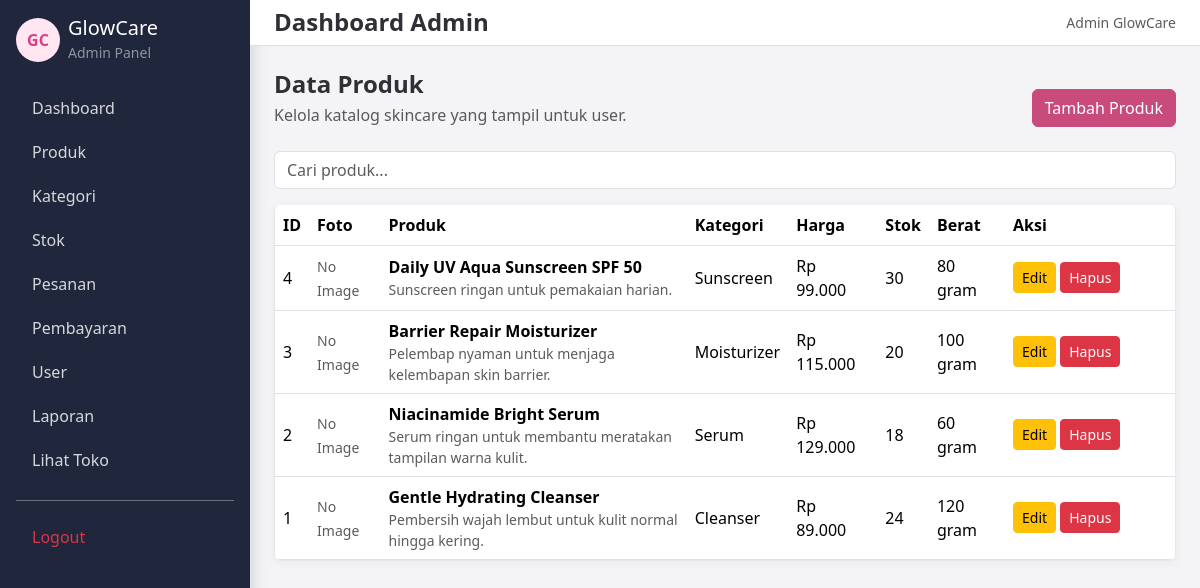
Screenshot of /index.php?page=products (signed in) with the database file from the repository.
### tables this page shows
CREATE TABLE IF NOT EXISTS produk (
    id_produk INT AUTO_INCREMENT PRIMARY KEY,
    id_kategori INT NULL,
    nama_produk VARCHAR(150) NOT NULL,
    deskripsi TEXT,
    harga INT NOT NULL DEFAULT 0,
    stok INT NOT NULL DEFAULT 0,
    berat_produk INT NOT NULL DEFAULT 0,
    foto VARCHAR(255) DEFAULT '',
    created_at TIMESTAMP DEFAULT CURRENT_TIMESTAMP,
    CONSTRAINT fk_produk_kategori
        FOREIGN KEY (id_kategori) REFERENCES kategori(id_kategori)
        ON DELETE SET NULL
);

CREATE TABLE IF NOT EXISTS kategori (
    id_kategori INT AUTO_INCREMENT PRIMARY KEY,
    nama_kategori VARCHAR(100) NOT NULL
);

### app/controllers/ProductController.php (called while the page is built, shortened)
<?php
require_once __DIR__ . "/../../config/Database.php";
require_once __DIR__ . "/../models/Product.php";
class ProductController
{
    private $product;
    public function __construct()
    {
        $database = new Database();
        $this->db = $database->connect();
        $this->product = new Product($this->db);
    }
    public function index()
    {
        $products = $this->product->getAll();
        require "app/views/products/index.php";
    }
}

### index.php (called while the page is built, shortened)
<?php
require_once 'config/Database.php';
require_once 'routes/web.php';

### config/Database.php (called while the page is built, shortened)
<?php
class Database
{
    private $host = "localhost";
    private $dbname = "skincare_store";
    private $username = "root";
    private $password = "";
    public function connect()
    {
        try {
            $this->conn = new PDO(
                "mysql:host={$this->host};dbname={$this->dbname};charset=utf8mb4",
                $this->username,
                $this->password
            );
            $this->conn->setAttribute(PDO::ATTR_ERRMODE, PDO::ERRMODE_EXCEPTION);
            return $this->conn;
        } catch (PDOException $e) {
            die("Koneksi gagal : " . $e->getMessage());
        }
    }
}

### app/models/Product.php (called while the page is built, shortened)
<?php
class Product
{
    private $conn;
    public function __construct($db)
    {
        $this->conn = $db;
    }
    public function getAll()
    {
        $sql = "SELECT p.*, k.nama_kategori
                FROM produk p
                LEFT JOIN kategori k
                ON p.id_kategori = k.id_kategori
                ORDER BY p.id_produk DESC";
        $stmt = $this->conn->prepare($sql);
        $stmt->execute();
        return $stmt->fetchAll(PDO::FETCH_ASSOC);
    }
}

### app/views/products/index.php (the view, shortened to what this page needs)
<!DOCTYPE html>
<html lang="id">
<head>
    <link href="https://cdn.jsdelivr.net/npm/bootstrap@5.3.3/dist/css/bootstrap.min.css" rel="stylesheet">
    <link rel="stylesheet" href="assets/css/style.css?v=20260714-4">
</head>
<body class="bg-light">
    <?php include "app/views/layouts/sidebar.php"; ?>
    <div class="admin-shell">
        <?php include "app/views/layouts/navbar.php"; ?>
        <main class="container-fluid p-4">
            <div class="d-flex flex-wrap gap-3 justify-content-between align-items-end mb-4">
                <div>
                    <h2 class="h4 fw-bold mb-1">Data Produk</h2>
                    <p class="text-muted mb-0">Kelola katalog skincare yang tampil untuk user.</p>
                </div>
                <a href="index.php?page=product_create" class="btn btn-brand">Tambah Produk</a>
            </div>
            <input type="text" id="search" class="form-control mb-3" placeholder="Cari produk...">
            <div class="panel-card table-responsive">
                <table class="table table-hover align-middle mb-0" id="productTable">
                    <thead>
                        <tr>
                            <th>ID</th>
                            <th>Foto</th>
                            <th>Produk</th>
                            <th>Kategori</th>
                            <th>Harga</th>
                            <th>Stok</th>
                            <th>Berat</th>
                            <th width="170">Aksi</th>
                        </tr>
                    </thead>
                    <tbody>
                        <?php foreach ($products as $row) { ?>
                            <tr>
                                <td><?= (int) $row['id_produk']; ?></td>
                                <td>
                                    <?php if ($row['foto'] != "") { ?>
                                        <img src="uploads/products/<?= htmlspecialchars($row['foto']); ?>" alt="<?= htmlspecialchars($row['nama_produk']); ?>">
                                    <?php } else { ?>
                                        <span class="text-muted small">No Image</span>
                                    <?php } ?>
                                </td>
                                <td>
                                    <strong><?= htmlspecialchars($row['nama_produk']); ?></strong>
                                    <div class="small text-muted"><?= htmlspecialchars(substr($row['deskripsi'], 0, 90)); ?></div>
                                </td>
                                <td><?= htmlspecialchars($row['nama_kategori'] ?? '-'); ?></td>
                                <td>Rp <?= number_format($row['harga'], 0, ',', '.'); ?></td>
                                <td><?= (int) $row['stok']; ?></td>
                                <td><?= (int) ($row['berat_produk'] ?? 0); ?> gram</td>
                                <td>
                                    <a href="index.php?page=product_edit&id=<?= (int) $row['id_produk']; ?>" class="btn btn-warning btn-sm">Edit</a>
                                    <a href="index.php?page=product_delete&id=<?= (int) $row['id_produk']; ?>" class="btn btn-danger btn-sm" onclick="return confirm('Hapus produk ini?')">Hapus</a>
                                </td>
                            </tr>
                        <?php } ?>
                    </tbody>
                </table>
            </div>
        </main>
    </div>
</body>
</html>

### routes/web.php (shortened to what this page needs)
<?php
require_once "app/controllers/ProductController.php";
$product = new ProductController();
$page = isset($_GET['page'])
    ? $_GET['page']
    : (isset($_SESSION['id_user'])
        ? (($_SESSION['role'] ?? 'user') == 'admin' ? 'dashboard_admin' : 'home')
        : 'login');
switch ($page) {
    case "products":
        $product->index();
        break;
}

### app/views/layouts/sidebar.php
<aside class="sidebar p-3">
    <div class="d-flex align-items-center gap-2 mb-4">
        <span class="brand-mark">GC</span>
        <div>
            <h3 class="h5 mb-0">GlowCare</h3>
            <small class="text-white-50">Admin Panel</small>
        </div>
    </div>
    <ul class="nav flex-column gap-1">
        <li class="nav-item">
            <a href="index.php?page=dashboard_admin" class="nav-link">Dashboard</a>
        </li>
        <li class="nav-item">
            <a href="index.php?page=products" class="nav-link">Produk</a>
        </li>
        <li class="nav-item">
            <a href="index.php?page=admin_categories" class="nav-link">Kategori</a>
        </li>
        <li class="nav-item">
            <a href="index.php?page=admin_stock" class="nav-link">Stok</a>
        </li>
        <li class="nav-item">
            <a href="index.php?page=admin_orders" class="nav-link">Pesanan</a>
        </li>
        <li class="nav-item">
            <a href="index.php?page=admin_payments" class="nav-link">Pembayaran</a>
        </li>
        <li class="nav-item">
            <a href="index.php?page=admin_users" class="nav-link">User</a>
        </li>
        <li class="nav-item">
            <a href="index.php?page=admin_reports" class="nav-link">Laporan</a>
        </li>
        <li class="nav-item">
            <a href="index.php?page=home" class="nav-link">Lihat Toko</a>
        </li>
        <li class="nav-item mt-3 pt-3 border-top border-secondary">
            <a href="index.php?page=logout" class="nav-link text-danger">Logout</a>
        </li>
    </ul>
</aside>

### app/views/layouts/navbar.php
<nav class="navbar navbar-light bg-white border-bottom">
    <div class="container-fluid px-4">
        <h1 class="h4 mb-0 fw-bold">Dashboard Admin</h1>
        <div class="small text-muted">
            <?= htmlspecialchars($_SESSION['username']); ?>
        </div>
    </div>
</nav>

### assets/css/style.css (style rules this page uses)
* { box-sizing: border-box; }
body { margin: 0; background: #f6f3f4; color: #2f2f35; font-family: "Segoe UI", Arial, sans-serif; }
a { color: #d83f87; text-decoration: none; }
.auth-card, .panel-card, .product-card { border: 1px solid #ece5e8; border-top: 0; border-radius: 6px; background: #fff; box-shadow: 0 2px 10px rgba(36, 34, 45, .05); }
.brand-mark { display: inline-grid; place-items: center; width: 44px; height: 44px; border-radius: 50%; background: #ffe6f1; color: #d83f87; font-weight: 800; }
.btn-brand { background: #c94b7c; border-color: #c94b7c; color: #fff; }
.sidebar { width: 250px; min-height: 100vh; position: fixed; background: #20263b; color: #fff; box-shadow: 4px 0 14px rgba(20, 27, 52, .12); }
.sidebar .nav-link { color: rgba(255, 255, 255, .82); border-radius: 6px; }
.admin-shell { margin-left: 250px; min-height: 100vh; background: #f4f4f6; }

### rows the page displays
produk: id_produk "4", foto "No Image", nama_produk "Daily UV Aqua Sunscreen SPF 50", deskripsi "Sunscreen ringan untuk pemakaian harian.", id_kategori.nama_kategori "Sunscreen", harga "99.000", stok "30", berat_produk "80"
produk: id_produk "3", foto "No Image", nama_produk "Barrier Repair Moisturizer", deskripsi "Pelembap nyaman untuk menjaga kelembapan skin barrier.", id_kategori.nama_kategori "Moisturizer", harga "115.000", stok "20", berat_produk "100"
produk: id_produk "2", foto "No Image", nama_produk "Niacinamide Bright Serum", deskripsi "Serum ringan untuk membantu meratakan tampilan warna kulit.", id_kategori.nama_kategori "Serum", harga "129.000", stok "18", berat_produk "60"
produk: id_produk "1", foto "No Image", nama_produk "Gentle Hydrating Cleanser", deskripsi "Pembersih wajah lembut untuk kulit normal hingga kering.", id_kategori.nama_kategori "Cleanser", harga "89.000", stok "24", berat_produk "120"

### other values shown
$_SESSION['username'] "Admin GlowCare"
